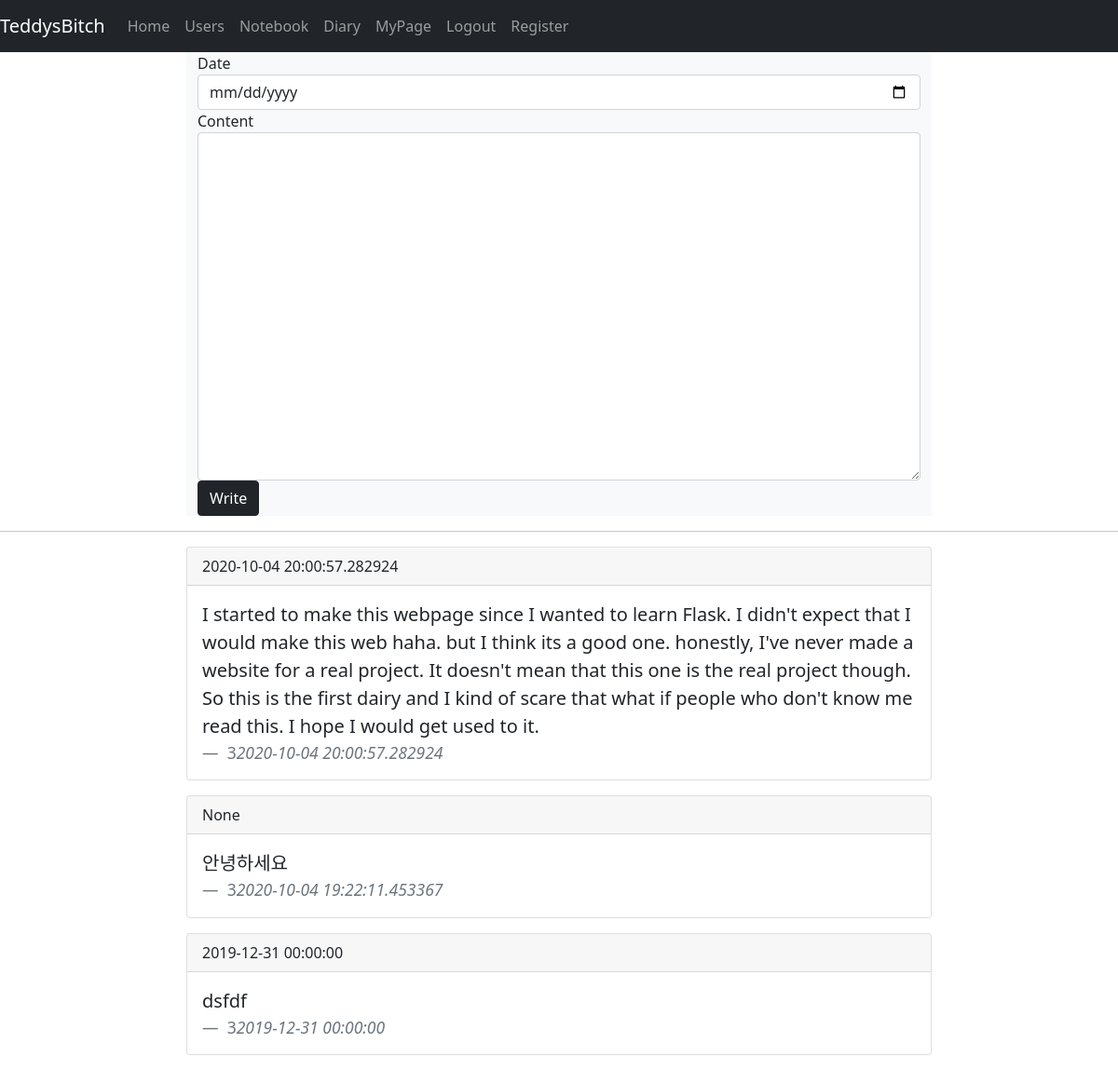
Screenshot of /diary (signed in) with the database file from the repository.
### app/models.py (models this page shows, shortened)
class Post(db.Model):
    __table_name__ = 'post'
    id = db.Column(db.Integer, primary_key=True)
    title = db.Column(db.String(100), nullable=False)
    content = db.Column(db.Text, nullable=False)
    datePosted = db.Column(db.DateTime, default=datetime.datetime.now())
    user_id = db.Column(db.Integer, db.ForeignKey('user.id'))

### app/views.py (the view)
@app.route('/diary')
def diary():
    posts = Post.query.order_by(desc('datePosted')).all()
    return render_template("diary.html", posts=posts)

### app/templates/diary.html
{% extends 'base.html' %}
{% block content %}
    <div class="row col-md-8 bg-light m-auto">
            <form method="POST" action="/diary/new" class='form-inline' role="form">
                <label>Date</label>
                <input type="date" class="form-control" name="date"/>
                <label>Content</label>
                <textarea class="form-control" rows="15" name="content"></textarea>
                <button type="submit" class="btn btn-dark btn-block">Write</button>
            </form>
    </div>
    <hr>
    <div class="col-md-8 m-auto">
    {% if posts %}
        {% for post in posts %}
            <div class="card mt-3 mb-3">
                <div class="card-header">
                  {{ post.title }}
                </div>
                <div class="card-body">
                  <blockquote class="blockquote mb-0">
                    <p>{{ post.content }}</p>
                    <footer class="blockquote-footer"> {{ post.user_id }}<cite title="Source Title">{{ post.datePosted }}</cite></footer>
                  </blockquote>
                </div>
              </div>
        {% endfor %}
    {% endif %}
    </div>
{% endblock %}

### rows the page displays
Post: title "2020-10-04 20:00:57.282924", content "I started to make this webpage since I wanted to learn Flask. I didn't expect that I would make this web haha. but I think its a good one. honestly, I've never made a website for a real project. It doesn't mean that this one is the real project though. So this is the first dairy and I kind of scare that what if people who don't know me read this. I hope I would get used to it.", user_id "3", datePosted "2020-10-04 20:00:57.282924"
Post: title "None", content "안녕하세요", user_id "3", datePosted "2020-10-04 19:22:11.453367"
Post: title "2019-12-31 00:00:00", content "dsfdf", user_id "3", datePosted "2019-12-31 00:00:00"
